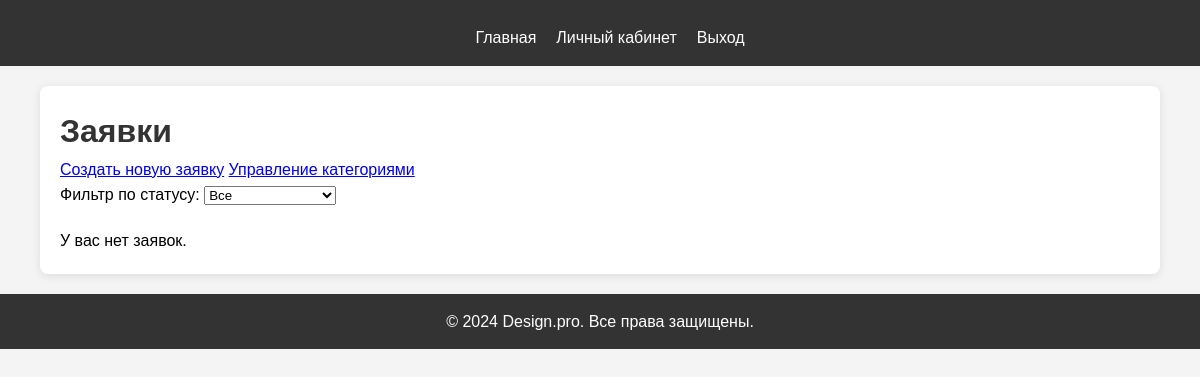
Page /applications/ (signed in) on the earlier database version.
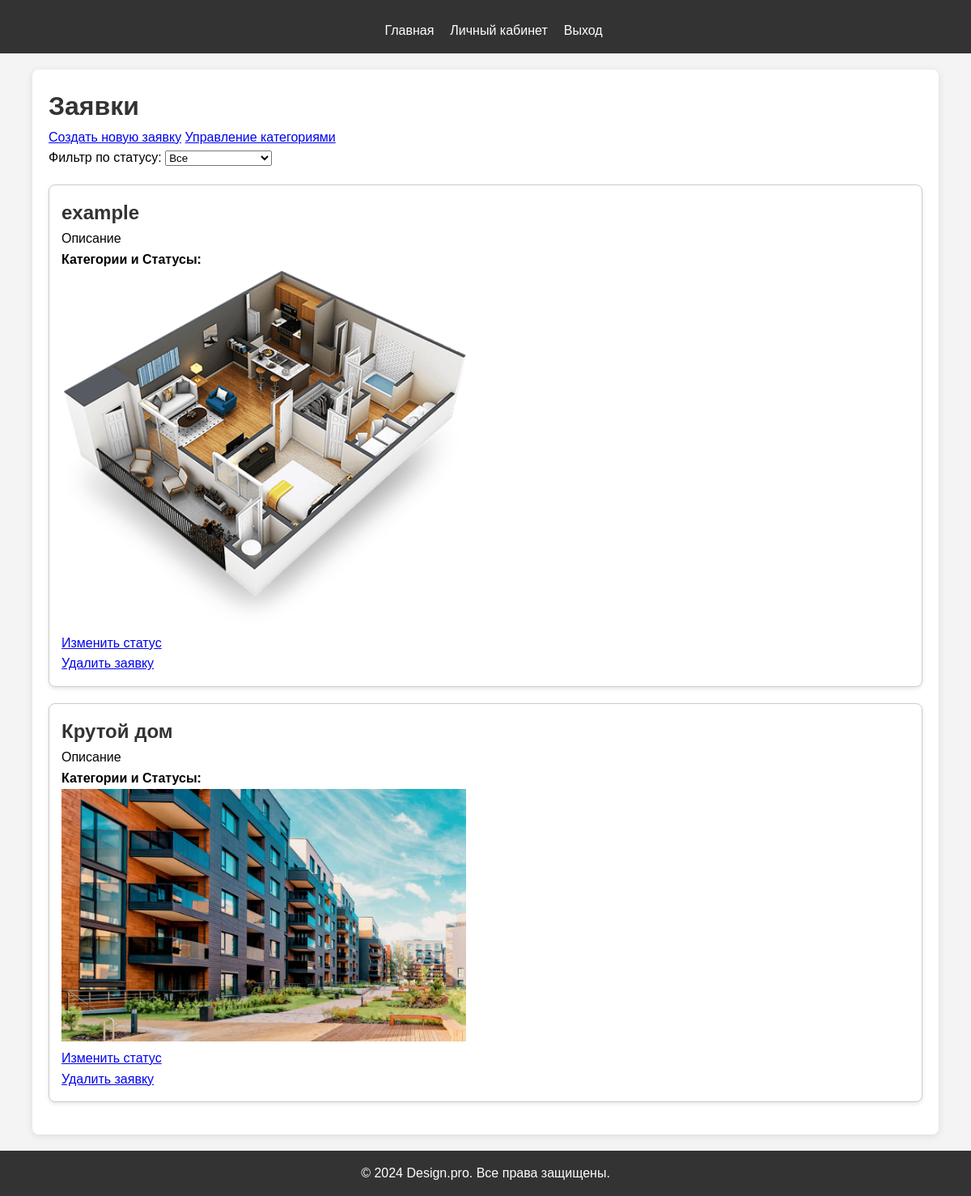
Same page on the later database version.
### main/models.py (models this page shows, shortened)
class Application(models.Model):
    user = models.ForeignKey(User, on_delete=models.CASCADE)
    title = models.CharField(max_length=200)
    description = models.TextField()
    categories = models.ManyToManyField(Category)
    image = models.ImageField(upload_to='applications/', validators=[validate_image], blank=True, null=True)
    created_at = models.DateTimeField(auto_now_add=True)
    comment = models.TextField(blank=True, null=True)

### main/views.py (the view)
# urls.py: path('applications/', views.applications_view, name='applications'),
@login_required
def applications_view(request):
    if request.user.is_superuser:
        applications = Application.objects.all().order_by('-created_at')
    else:
        applications = Application.objects.filter(user=request.user).order_by('-created_at')
    status_filter = request.GET.get('status')
    if status_filter:
        applications = applications.filter(categorystatus__status=status_filter).distinct()
    for application in applications:
        application.can_delete = application.categorystatus_set.filter(status='new').exists()
    return render(request, 'main/applications.html', {'applications': applications, 'status_filter': status_filter})

### main/templates/main/applications.html (shortened to what this page needs)
{% extends 'main/base.html' %}
{% block content %}
    <h1>Заявки</h1>
    <a href="{% url 'main:application_create' %}">Создать новую заявку</a>
    {% if user.is_superuser %}
        <a href="{% url 'main:manage_categories' %}">Управление категориями</a>
    {% endif %}
    <form method="get" style="margin-bottom: 20px;">
        <label for="status">Фильтр по статусу:</label>
        <select name="status" onchange="this.form.submit()">
            <option value="">Все</option>
        </select>
    </form>
    <div class="application-list">
        {% for application in applications %}
            <div class="application-item">
                <h2>{{ application.title }}</h2>
                <p>{{ application.description }}</p>
                <p><strong>Категории и Статусы:</strong>
                </p>
                <div class="application-image">
                    {% if application.image %}
                        <img src="{{ application.image.url }}" alt="{{ application.title }}" width="500">
                    {% else %}
                        <p>Изображение не загружено.</p>
                    {% endif %}
                </div>
                <div class="application-actions">
                    {% if user.is_superuser %}
                        <a class="status-button" href="{% url 'main:change_application_status' application.id %}">Изменить статус</a><br>
                        <a class="delete-button" href="{% url 'main:application_delete' application.id %}">Удалить заявку</a>
                    {% else %}
                        {% if application.can_delete %}
                            <a class="delete-button" href="{% url 'main:application_delete' application.id %}">Удалить заявку</a>
                        {% endif %}
                    {% endif %}
                </div>
            </div>
        {% empty %}
            <p>У вас нет заявок.</p>
        {% endfor %}
    </div>
{% endblock %}

Differences in the rows shown:
added Application: title "example", description "Описание", image (picture)
added Application: title "Крутой дом", description "Описание", image (picture)
Other differences:
text no longer shown: "У вас нет заявок."
